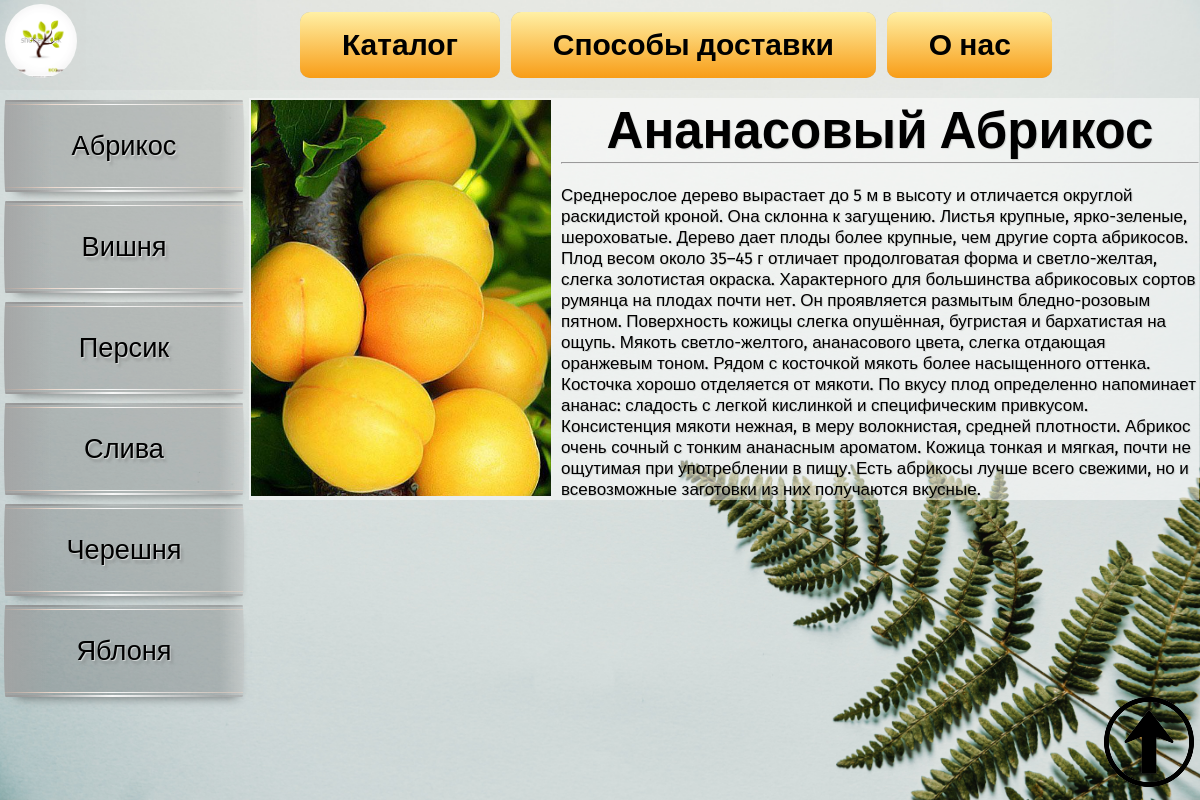
/post/ananasovyj-abrikos/, run on the app's committed database.
### sazhenci/models.py (models this page shows, shortened)
class Left(models.Model):
    name = models.CharField(max_length=255, db_index=True, verbose_name='Каталог сортов')
    slug = models.SlugField(max_length=255, unique=True, db_index=True, verbose_name="URL")
    def get_absolute_url(self):
        return reverse("left", kwargs={"lef_slug": self.slug})
    class Meta:
        verbose_name = 'Каталог сортов'
        verbose_name_plural = 'Каталог сортов'
        ordering = ['id']

class Rasteniya(models.Model):
    title = models.CharField(max_length=255, verbose_name='Название сорта')
    slug = models.SlugField(max_length=255, unique=True, db_index=True, verbose_name="URL")
    content = models.TextField(blank=True, verbose_name='Текст Сорта')
    photo = models.ImageField(upload_to="photos/%Y/%m/%d/", verbose_name='Фото')
    time_create = models.DateTimeField(auto_now_add=True, verbose_name='Время создания')
    time_update = models.DateTimeField(auto_now=True, verbose_name='Время изменения')
    is_published = models.BooleanField(default=True, verbose_name='Публикация')
    lef = models.ForeignKey('Left', on_delete=models.PROTECT, verbose_name='Каталог')
    class Meta:
        verbose_name = 'Сорта Саженцев'
        verbose_name_plural = 'Сорта Саженцев'
        ordering = ['lef', 'title']

### sazhenci/views.py (the view)
# urls.py: path('post/<slug:post_slug>/', show_post, name='post'),
def show_post(request, post_slug):
    post = get_object_or_404(Rasteniya, slug=post_slug)
    context = {
        'post': post,
        'title': post.title,
        'cat_selected': post.lef_id,
    }
    return render(request, 'sazhenci/post.html', context=context)

### sazhenci/templatetags/sazhenci_tags.py (called while the page is built)
@register.inclusion_tag('sazhenci/list_left.html')
def show_left():
    lefts = Left.objects.all()
    return {"lefts": lefts}

### sazhenci/templates/sazhenci/post.html
{% extends 'sazhenci/index.html' %}
{% block content %}
{% if post.photo %}
    <p class="all_images"><img src="{{post.photo.url}}"></p>
{% endif %}
    <h1 class="razmer_text_title">{{post.title}}</h1>
    <hr>
    <br>
    <p class="razmer_text">{{post.content}}</p>
{% endblock %}

### sazhenci/templates/sazhenci/list_left.html
{% for l in lefts %}
    {% if l.pk == lef_selected %}
        <li class="selected">{{l.name}}</li>
    {% else %}
        <li><a href="{{ l.get_absolute_url }}">{{ l.name }}</a></li>
    {% endif %}
{% endfor %}

### sazhenci/static/sazhenci/css/style.css (style rules this page uses)
* { margin: 0; padding: 0; font-family: 'Fira Sans', sans-serif; }
body { background-image: url(back_10.jpeg); background-repeat: no-repeat; background-attachment: fixed; background-size: 100%; }
#left_menu a { display:block; background: rgba(0, 0, 0, 0.178); border-top: 0; padding: 30px; margin-top: 9px; text-decoration: none; color: rgb(0, 0, 0); text-align: center; font-size: 1.7em; font-family: 'Fira Sans', sans-serif; text-shadow: rgba(255,255,255,.5) 1px 1px, rgba(100,100,100,.3) 3px 4px 3px; user-select: none; outline: none; border-radius: 3px / 100%; background-image: linear-gradient(45deg, rgba(255,255,255,.0) 30%, rgba(255, 255, 255, 0.774), rgba(255,255,255,.0) 70%), linear-gradient(to right, rgba(163, 163, 163, 0.856), rgba(255,255,255,0) 20%, rgba(191, 221, 17, 0) 90%, rgba(255,255,255,.3)), linear-gradient(to right, rgba(125,125,125,1), rgba(255, 255, 255, 0.123) 45%, rgba(125,125,125,.5)), linear-gradient(to right, rgba(125,125,125,1), rgba(255, 255, 255, 0.9) 45%, rgba(125,125,125,.5)), linear-gradient(to right, rgba(223,190,170,1), rgba(255,255,255,.9) 45%, rgba(223,190,170,.5)), linear-gradient(to right, rgba(223,190,170,1), rgba(255,255,255,.9) 45%, rgba(223,190,170,.5)); background-repeat: no-repeat; background-size: 200% 100%, auto, 100% 2px, 100% 2px, 100% 1px, 100% 1px; background-position: 200% 0, 0 0, 0 0, 0 100%, 0 4px, 0 calc(100% - 4px); box-shadow: rgba(0,0,0,.5) 3px 10px 10px -10px; }
.all_images img { width: 300px; height: auto; float: left; margin-right: 10px; }
.razmer_text_title { font-size: 3em; text-align: center; color: rgb(0, 0, 0); }

### data on the page
Left: name "Абрикос"
Left: name "Вишня"
Left: name "Персик"
Left: name "Слива"
Left: name "Черешня"
Left: name "Яблоня"
Rasteniya: photo (picture), title "Ананасовый Абрикос", content "Среднерослое дерево вырастает до 5 м в высоту и отличается округлой раскидистой кроной. Она склонна к загущению. Листья крупные, ярко-зеленые, шероховатые. Дерево дает плоды более крупные, чем другие сорта абрикосов. Плод весом около 35–45 г отличает продолговатая форма и светло-желтая, слегка золотистая окраска. Характерного для большинства абрикосовых сортов румянца на плодах почти нет. Он проявляется размытым бледно-розовым пятном. Поверхность кожицы слегка опушённая, бугристая и бархатистая на ощупь. Мякоть светло-желтого, ананасового цвета, слегка отдающая оранжевым тоном. Рядом с косточкой мякоть более насыщенного оттенка. Косточка хорошо отделяется от мякоти. По вкусу плод…"
